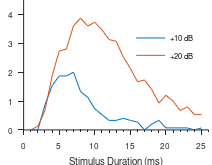

MATLAB code for this plot:

data = [0,0,0.87,1.53,1.87,1.87,2,1.33,1.13,0.73,0.53,0.33,0.33,0.4,0.33,0.27,0,0.2,0.33,0.07,0.07,0.07,0.07,0,0.07;
0,0.13,0.67,1.87,2.73,2.8,3.6,3.87,3.6,3.73,3.47,3.13,3.07,2.53,2.13,1.67,1.73,1.4,0.93,1.2,1,0.67,0.8,0.53,0.53];


    h=plot(1:25,data(1,1:end));
axis([0 25 0 4.5]);    
whitebg('w');
duration=25;
    
hold all;
        set(gca,'TickDir', 'out');
        set(gca,'XMinorTick','on');
        set(gca,'YMinorTick','off');
        set(gca,'FontSize',6);

          fillCol = [0 0 0];
           set(h,'MarkerFaceColor', [0 0 0]);
        set(h,'MarkerSize', 4);
    h=plot(1:25,data(2,1:end));        
           set(h,'MarkerFaceColor', [1 1 1]);
        set(h,'MarkerSize', 4);
         width = 5.4;
    height = 4.2;
    xmargin = 0.6;
    ymargin = 0.9;    
    %ylim('auto');
    YtickLabels = get(gca, 'YTickLabel');
    set(gca, 'YTickLabelMode', 'manual');
    set(gca, 'YTickMode', 'manual');
    set(gca, 'xlim', [0 duration+1]);
    set(gca, 'YTickLabel', get(gca, 'YTick'));
    set(gca, 'Box', 'off');
    YtickLabels = get(gca, 'YTickLabel');
    for i=1:length(YtickLabels)
       lab = str2double(YtickLabels(i,1:end));
       if (ceil(lab)-lab ~= 0)
          YtickLabels(i,1:end) = ' ';
       end
    end        
    set(gcf, 'Units', 'centimeters');
    set(gcf, 'PaperUnits', 'centimeters');
    set(gcf, 'PaperSize', [width height]);
    set(gcf, 'PaperPositionMode', 'manual');
    set(gcf, 'PaperPosition', [0 0 width height]);
    set(gcf, 'Position', [0 0 width height]);
    set(gcf, 'color', 'white');
    set(gca, 'Units', 'centimeters');    
    set(gca, 'YTickLabel', YtickLabels);
    set(gca, 'Position', [xmargin ymargin width-xmargin-0.1 height-ymargin]);    
    set(gca, 'TickDir', 'out');        
    set(gca, 'TickLength', [0.03, 0.02]);    

    h=legend('+10 dB', '+20 dB', 'Location', 'NorthEast');        
    set(h,'units','centimeters');        
    set(h,'Position', [3.2 2.5 2 0.8]);
        
    legend('boxoff');

    xlabel('Stimulus Duration (ms)', 'FontSize', 7);
    
    print -r600 -painters -noui -deps2 -f1 manmeans.eps